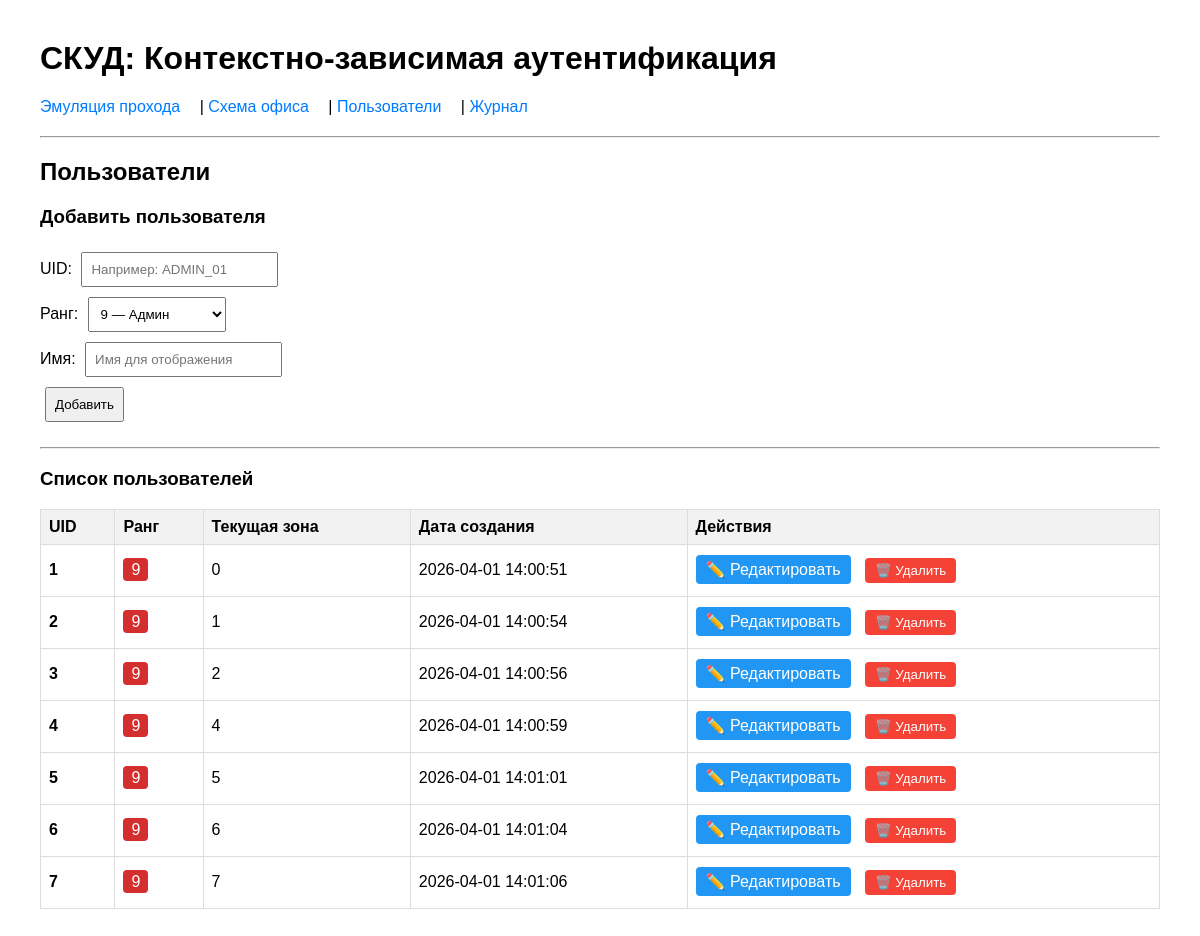
Screenshot of /users with the database file from the repository.
### tables this page shows
CREATE TABLE users (
            uid TEXT PRIMARY KEY,
            rank INTEGER NOT NULL,
            secret_key TEXT NOT NULL,
            current_zone INTEGER NOT NULL DEFAULT 0,
            created_at DATETIME DEFAULT CURRENT_TIMESTAMP
        );

### app.py (the view)
@app.route('/users')
def users():
    users_list = get_all_users()
    return render_template('users.html', users=users_list)

### database.py (called while the page is built)
def get_connection():
    conn = sqlite3.connect(DB_PATH)
    conn.row_factory = sqlite3.Row
    conn.execute("PRAGMA foreign_keys = ON")
    return conn

def get_all_users():
    conn = get_connection()
    cursor = conn.cursor()
    cursor.execute("SELECT uid, rank, current_zone, created_at FROM users ORDER BY uid")
    users = cursor.fetchall()
    conn.close()
    return users

### templates/users.html (shortened to what this page needs)
{% extends "base.html" %}
{% block content %}
<h2>Пользователи</h2>
<form method="POST" action="/add_user">
    <h3>Добавить пользователя</h3>
    UID: <input type="text" name="uid" required placeholder="Например: ADMIN_01"><br>
    Ранг:
    <select name="rank">
        <option value="9" selected>9 — Админ</option>
    </select><br>
    Имя: <input type="text" name="name" placeholder="Имя для отображения"><br>
    <button type="submit">Добавить</button>
</form>
<hr>
<h3>Список пользователей</h3>
<table>
    <tr>
        <th>UID</th>
        <th>Ранг</th>
        <th>Текущая зона</th>
        <th>Дата создания</th>
        <th>Действия</th>
    </tr>
    {% for user in users %}
    <tr>
        <td><strong>{{ user.uid }}</strong></td>
        <td>
            <span style="padding: 3px 8px; border-radius: 4px; background: {% if user.rank >= 8 %}#d32f2f{% elif user.rank >= 6 %}#f57c00{% elif user.rank >= 4 %}#1976d2{% else %}#388e3c{% endif %}; color: white;">
                {{ user.rank }}
            </span>
        </td>
        <td>{{ user.current_zone }}</td>
        <td>{{ user.created_at if user.created_at else 'N/A' }}</td>
        <td>
            <a href="/edit_user/{{ user.uid }}"
               style="display: inline-block; padding: 5px 10px; background: #2196f3; color: white; text-decoration: none; border-radius: 4px; margin-right: 5px;">
                ✏️ Редактировать
            </a>
            <form method="POST" action="/delete_user/{{ user.uid }}" style="display: inline;"
                  onsubmit="return confirm('Вы уверены, что хотите удалить пользователя {{ user.uid }}?');">
                <button type="submit"
                        style="padding: 5px 10px; background: #f44336; color: white; border: none; border-radius: 4px; cursor: pointer;">
                    🗑️ Удалить
                </button>
            </form>
        </td>
    </tr>
    {% else %}
    <tr>
        <td colspan="5" style="text-align: center; color: #666;">Пользователи не найдены</td>
    </tr>
    {% endfor %}
</table>
{% endblock %}

### templates/base.html (style rules this page uses)
body { font-family: Arial, sans-serif; margin: 40px; }
form { margin: 20px 0; }
input, select, button { padding: 8px; margin: 5px; }
table { border-collapse: collapse; width: 100%; }
th, td { border: 1px solid #ddd; padding: 8px; text-align: left; }
th { background-color: #f2f2f2; }

### rows the page displays
users: uid "1", rank "9", current_zone "0", created_at "2026-04-01 14:00:51"
users: uid "2", rank "9", current_zone "1", created_at "2026-04-01 14:00:54"
users: uid "3", rank "9", current_zone "2", created_at "2026-04-01 14:00:56"
users: uid "4", rank "9", current_zone "4", created_at "2026-04-01 14:00:59"
users: uid "5", rank "9", current_zone "5", created_at "2026-04-01 14:01:01"
users: uid "6", rank "9", current_zone "6", created_at "2026-04-01 14:01:04"
users: uid "7", rank "9", current_zone "7", created_at "2026-04-01 14:01:06"
